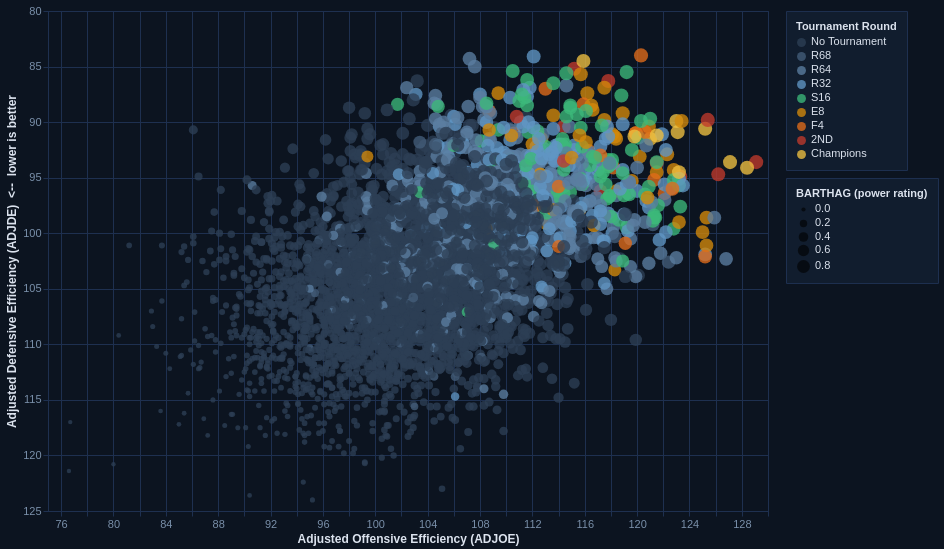

Here is the Vega-Lite specification saved for this chart:
### Vega-Lite specification from a JSON file in a GitHub repository (floating-point values rounded to 4 significant figures; data arrays with more than 128 entries replaced by an {"elided": "..."} marker saying what was removed)
{"config": {"view": {"continuousWidth": 300, "continuousHeight": 300, "stroke": "#1e3050"}, "axis": {"domainColor": "#1e3050", "gridColor": "#1e3050", "labelColor": "#7a90aa", "labelFontSize": 11, "tickColor": "#1e3050", "titleColor": "#dce3ee", "titleFontSize": 12}, "background": "#0c1420", "font": "IBM Plex Sans, sans-serif", "legend": {"fillColor": "#111d2e", "labelColor": "#dce3ee", "labelFontSize": 11, "padding": 10, "strokeColor": "#1e3050", "titleColor": "#dce3ee", "titleFontSize": 11}, "title": {"color": "#dce3ee"}}, "data": {"name": "data-6ac748316a0bf58bd106b61e82bf33f3"}, "mark": {"type": "circle", "stroke": null}, "encoding": {"color": {"field": "POSTSEASON", "legend": {"orient": "right", "symbolSize": 80, "title": "Tournament Round"}, "scale": {"domain": ["No Tournament", "R68", "R64", "R32", "S16", "E8", "F4", "2ND", "Champions"], "range": ["#2d3f55", "#445e7a", "#5b7ea0", "#6096c4", "#3cb87a", "#d4890a", "#e06b1a", "#c03a2b", "#f0c040"]}, "sort": ["No Tournament", "R68", "R64", "R32", "S16", "E8", "F4", "2ND", "Champions"], "type": "nominal"}, "opacity": {"condition": {"param": "param_c16b3b7c689b931f", "value": 0.78}, "value": 0.08}, "size": {"field": "BARTHAG", "legend": {"orient": "right", "title": "BARTHAG (power rating)"}, "scale": {"range": [18, 200]}, "type": "quantitative"}, "tooltip": [{"field": "TEAM", "title": "Team", "type": "nominal"}, {"field": "CONF", "title": "Conference", "type": "nominal"}, {"field": "YEAR", "title": "Season", "type": "ordinal"}, {"field": "ADJOE", "format": ".1f", "title": "Adj. Off. Efficiency", "type": "quantitative"}, {"field": "ADJDE", "format": ".1f", "title": "Adj. Def. Efficiency", "type": "quantitative"}, {"field": "BARTHAG", "format": ".4f", "title": "Power Rating", "type": "quantitative"}, {"field": "WAB", "format": ".1f", "title": "Wins Above Bubble", "type": "quantitative"}, {"field": "POSTSEASON", "title": "Tournament Round", "type": "nominal"}, {"field": "SEED", "title": "Seed", "type": "nominal"}, {"field": "W", "title": "Wins", "type": "quantitative"}], "x": {"field": "ADJOE", "scale": {"zero": false}, "title": "Adjusted Offensive Efficiency (ADJOE)", "type": "quantitative"}, "y": {"field": "ADJDE", "scale": {"reverse": true, "zero": false}, "title": "Adjusted Defensive Efficiency (ADJDE)  <--  lower is better", "type": "quantitative"}}, "height": 500, "params": [{"name": "year_sel", "bind": {"input": "range", "max": 2024, "min": 2013, "name": "Season: ", "step": 1}, "value": 2019}, {"name": "show_all", "bind": {"input": "checkbox", "name": "Show all seasons "}, "value": true}, {"name": "param_c16b3b7c689b931f", "select": {"type": "point", "fields": ["POSTSEASON"]}, "bind": "legend"}], "transform": [{"filter": "show_all || datum.YEAR == year_sel"}], "width": 720, "$schema": "https://vega.github.io/schema/vega-lite/v6.1.0.json", "datasets": {"data-6ac748316a0bf58bd106b61e82bf33f3": {"elided": "3885 records"}}}
